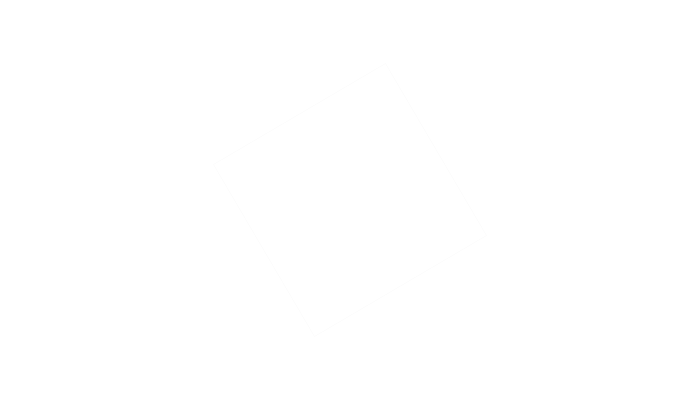
Frame 1 (no input)
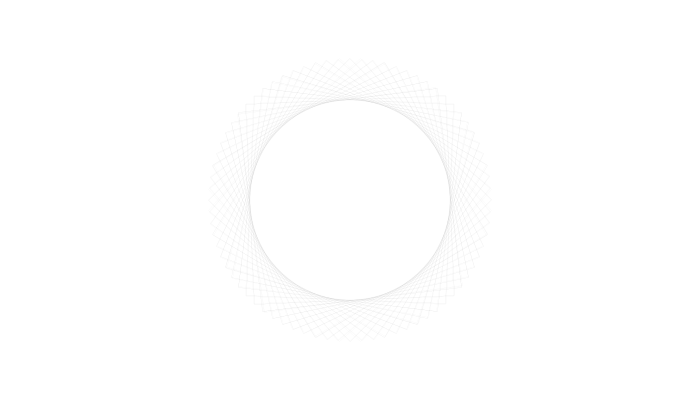
Frame 60 (the mouse pressed at the canvas centre just before this capture)
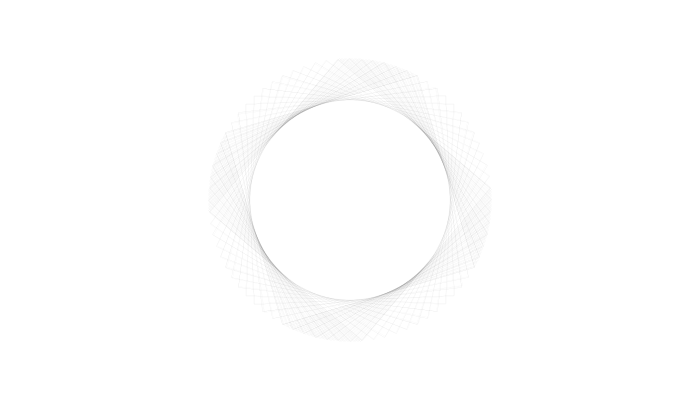
Frame 120 (the mouse held since frame 60 and released just before this capture)

The Processing sketch that drew these frames (run headless with seeded random() and noise(); from frame 60 on, the mouse is pressed at the canvas centre):

// Processing sketch: processing_33662
// ── processing_33662.pde

int mysize = 100;
float xpos = 350;
float ypos = 200;
float theta =100;
void setup ()
{
  size (700,400);
  background(255);
  
  
}

void draw()
{
  //background(255);

 // ellipse(xpos,ypos,mysize,100);
  stroke (0,20);
  strokeWeight(0);
  //line(mouseX,mouseY, xpos,ypos);
 // xpos= xpos + (mouseX - xpos)/25.0;
  //ypos = ypos + (mouseY - ypos)/25.0;
 noFill();
  translate(xpos,ypos);
  rotate(theta);
  rect(-100,-100,200,200);

  theta=theta+dist(mouseX,mouseY,xpos,ypos)/1000+0.01;
}

void mousePressed()
{

  
 
 
}

void mouseMoved()
{

  
}
